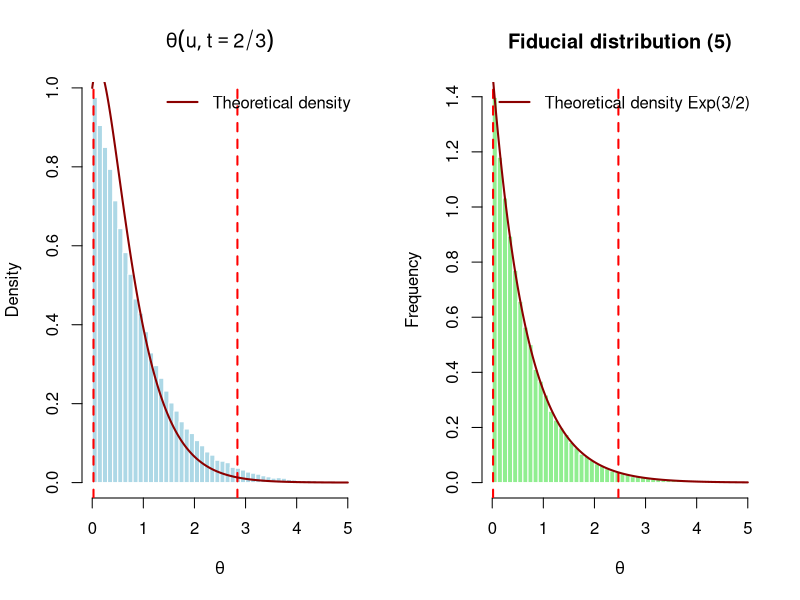

Source code (R): (Note: this script raises an error after producing the figure.)
# --------------------------------------------------------------------------
# Fiducial inference simulation for n = 2 (Section 6 example)
# 
# Setting: c = 1, one failure at Y1 = 0.5, one censoring at Y2 = 1
# => R = 1, S = 3/2, T = t = 2/3
#
# For a simulated pair u = (u1, u2) with order statistics u(1) <= u(2):
#
#   bar theta(u, t) = 2*u(1)   if u(2) >= 2*u(1)
#   bar theta(u, t) = u(2)     if u(2) <  2*u(1)
#
# Fiducial distribution (5):
#   theta(u, t) = 2*u(1)   conditional on  u(2) >= 2*u(1)
# --------------------------------------------------------------------------

set.seed(123)

c_val <- 1
t_val <- 2 / 3
n_sim <- 100000

# --- Simulate 100,000 pairs of iid standard exponential variables ---------
U1 <- rexp(n_sim, rate = 1)
U2 <- rexp(n_sim, rate = 1)

u_min <- pmin(U1, U2)   # u(1)
u_max <- pmax(U1, U2)   # u(2)

# --- theta(u, t): unconditional piecewise solution -------------------------
# theta = 2*u(1) if u(2) >= 2*u(1), else theta = u(2)
theta_full <- ifelse(u_max >= 2 * u_min, 2 * u_min, u_max)

# --- Fiducial version (5): only keep draws where u(2) >= 2*u(1) -----------
fiducial_condition <- u_max >= 2 * u_min
theta_fiducial <- 2 * u_min[fiducial_condition]

cat("Fraction of draws satisfying u(2) >= 2*u(1):",
    round(mean(fiducial_condition), 4), "\n\n")

# --- Confidence intervals: delete 2.5% at each end of the histogram -------
CI_full <- quantile(theta_full, probs = c(0.025, 0.975))
CI_fiducial <- quantile(theta_fiducial, probs = c(0.025, 0.975))

cat("95% CI (theta(u, 2/3), unconditional):  [",
    round(CI_full[1], 3), ",", round(CI_full[2], 3), "]\n")
cat("95% CI (fiducial version, conditional): [",
    round(CI_fiducial[1], 3), ",", round(CI_fiducial[2], 3), "]\n\n") 
# -> same values as in paper

# --------------------------------------------------------------------------
# Plot: two histograms side by side, matching "Figure 2" in the text
# --------------------------------------------------------------------------
par(mfrow = c(1, 2))

hist(theta_full, breaks = 100, freq = FALSE, xlim = c(0, 5),
     main = expression(theta(u, t == 2/3)),
     xlab = expression(theta), ylab = "Density",
     col = "lightblue", border = "white")
abline(v = CI_full, col = "red", lty = 2, lwd = 2)

# Given: F_theta(x) = 2*exp(-2*x) - exp(-3*x)   (survival function)
# Density = -d/dx F(x) = 4*exp(-2*x) - 3*exp(-3*x)

x_grid <- seq(0, 5, length.out = 500)
density_theta <- 4 * exp(-2 * x_grid) - 3 * exp(-3 * x_grid)

lines(x_grid, density_theta, col = "darkred", lwd = 2)

legend("topright", legend = "Theoretical density", col = "darkred", lwd = 2, bty = "n")

hist(theta_fiducial, breaks = 100, freq = FALSE, xlim = c(0, 5),
     main = "Fiducial distribution (5)",
     xlab = expression(theta), ylab = "Frequency",
     col = "lightgreen", border = "white")
abline(v = CI_fiducial, col = "red", lty = 2, lwd = 2)

x_grid <- seq(0, 5, length.out = 500)
density_theta <- 3 / 2 * exp(- 3/2 * x_grid)

lines(x_grid, density_theta, col = "darkred", lwd = 2)

legend("topright", legend = "Theoretical density Exp(3/2)", col = "darkred", lwd = 2, bty = "n")


par(mfrow = c(1, 1))


# ----- Helper function to get theta using eq (4) --------------------------------

theta_from_u <- function(u, t, c) {

  n <- length(u)

  u <- sort(u)

  A <- c(0, cumsum(u))

  theta_best <- 0

  for (k in 0:n) {

    if (k == 0) {
      lower <- 0
    } else {
      lower <- u[k] / c
    }

    if (k == n) {
      upper <- Inf
    } else {
      upper <- u[k + 1] / c
    }

    if (k == 0) {

      theta_best <- max(theta_best, upper)

    } else {

      A_k <- A[k + 1]

      if (k == n) {

        candidate <- t * A_k / n

        if (candidate >= lower) {
          theta_best <- max(theta_best, candidate)
        }


      } else {
        denominator <- k - t * (n - k) * c

        tau_upper <- k * upper /
          (A_k + (n - k) * c * upper)

        if (t >= tau_upper) {

          theta_best <- max(theta_best, upper)

        } else {

          if (denominator > 0) {

            candidate <- t * A_k / denominator

            if (candidate >= lower && candidate <= upper) {
              theta_best <- max(theta_best, candidate)
            }
          }
        }
      }
    }
  }

  return(theta_best)
}


# ----- Check coverage probabilities of bounds and CI -----------------------------------------

n <- 10
c <- 1
theta_true <- 1
n_simulation <- 10000
m <- 1000

R_values <- numeric(n_simulations)
T_values <- numeric(n_simulations)
lower_bounds <- numeric(n_simulations)
upper_bounds <- numeric(n_simulations) 

pb <- txtProgressBar(
  min = 0,
  max = n_simulation,
  style = 3
)

for (sim in 1:n_simulation) {

  # Generate n = 10 exponential lifetimes with true hazard theta = 1
  X <- rexp(n, rate = theta_true)

  # Type-I censoring at c = 1
  Y <- pmin(X, c_val)


  # Number of observed failures
  R <- sum(X < c_val)
  R_values[sim] <- R

  # Total observed time
  S <- sum(Y)


  # MLE
  # T = R/S
  t <- R / S
  T_values[sim] <- t


  # Generate m = 1000 vectors U
  # Each row is one vector: U = (U1,...,U10) where Ui ~ Exp(1)
  U_matrix <- matrix(
    rexp(m * n, rate = 1),
    nrow = m,
    ncol = n
  )


  # Calculate theta(U,t) for each of the m simulated U-vectors
  theta_values <- numeric(m)

  for (j in 1:m) {

    theta_values[j] <- theta_from_u(
      U_matrix[j, ],
      t,
      c_val
    )
  }


  # Fiducial/confidence limits: remove 2.5% from each tail
  bounds <- quantile(
    theta_values,
    probs = c(alpha / 2, 1 - alpha / 2),
    names = FALSE
  )


  lower_bounds[sim] <- bounds[1]
  upper_bounds[sim] <- bounds[2]


  # Progress indicator
  setTxtProgressBar(pb, sim)
}

close(pb)


# Coverage calculations
lower_coverage <- mean(lower_bounds <= theta_true)

upper_coverage <- mean(upper_bounds >= theta_true)

two_sided_coverage <- mean(
  lower_bounds <= theta_true &
  upper_bounds >= theta_true
)


# Results

cat("\n")
cat("============================================================\n")
cat("Simulation results\n")
cat("============================================================\n")

cat("n =", n, "\n")
cat("c =", c_val, "\n")
cat("true theta =", theta_true, "\n")
cat("number of datasets =", n_sim, "\n")
cat("m =", m, "\n\n")

cat("Coverage of lower bound:\n")
cat(round(100 * lower_coverage, 2), "%\n\n")

cat("Coverage of upper bound:\n")
cat(round(100 * upper_coverage, 2), "%\n\n")

cat("Coverage of two-sided interval:\n")
cat(round(100 * two_sided_coverage, 2), "%\n\n")

cat("Nominal coverage = 95%\n")



# ------ 
